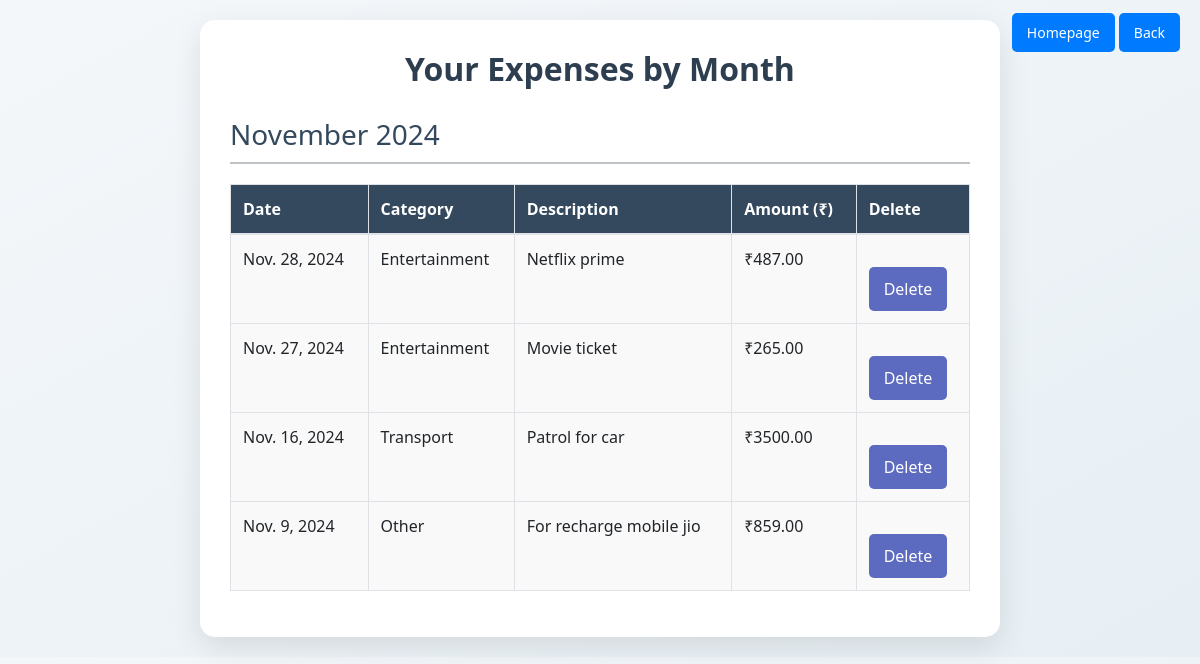
Page /view_expense/ (signed in) on the committed database.
### Expensiveapp/models.py (models this page shows, shortened)
class Expense(models.Model):
    user = models.ForeignKey(users_register, on_delete=models.CASCADE)
    category = models.CharField(max_length=150)
    description = models.TextField(null=True, blank=True)
    amount = models.DecimalField(max_digits=10, decimal_places=2)
    date = models.DateField(default=timezone.now)

### Expensiveapp/views.py (the view)
# urls.py: path('view_expense/',views.viewexpense,name='view_expense'),
def viewexpense(request):
    if 'email' in request.session:
        mail = request.session['email']
        current_user = get_object_or_404(users_register, email_id=mail)
        expenses = Expense.objects.filter(user=current_user).annotate(month=TruncMonth('date')).order_by('-date')
        expenses_by_month = defaultdict(list)
        for expense in expenses:
            month_key = expense.month.strftime('%B %Y')
            expenses_by_month[month_key].append(expense)
        return render(request, 'view_expense.html', {
            'expenses_by_month': dict(expenses_by_month),
        })
    return redirect('add_expense')

### Expensiveapp/templates/view_expense.html (shortened to what this page needs)
<!DOCTYPE html>
<html lang="en">
<head>
    <link href="https://stackpath.bootstrapcdn.com/bootstrap/4.5.2/css/bootstrap.min.css" rel="stylesheet">
</head>
<body>
    <div class="homepage-btn-container">
        <a href="/usershome/" class="homepage-btn">Homepage</a>
        <a href="/view/" class="homepage-btn">Back</a>
    </div>
    <div class="container">
        <h2>Your Expenses by Month</h2>
        {% if expenses_by_month %}
        {% for month, expenses in expenses_by_month.items %}
        <h3>{{ month }}</h3>
        <table class="table table-bordered">
            <thead>
                <tr>
                    <th>Date</th>
                    <th>Category</th>
                    <th>Description</th>
                    <th>Amount (₹)</th>
                    <th>Delete</th>
                </tr>
            </thead>
            <tbody>
                {% for expense in expenses %}
                <tr>
                    <td>{{ expense.date }}</td>
                    <td>{{ expense.category }}</td>
                    <td>{{ expense.description }}</td>
                    <td>₹{{ expense.amount }}</td>
                    <td><a href="/delete_expense/{{expense.id}}"><button class="btn">Delete</button></a></td>
                </tr>
                {% endfor %}
            </tbody>
        </table>
    {% endfor %}
        {% else %}
            <p>No expense entries found for any month.</p>
        {% endif %}
    </div>
</body>
</html>

### Expensiveapp/templates/view_expense.html (style rules this page uses)
body { font-family: 'Segoe UI', sans-serif; background: linear-gradient(to bottom right, #f4f7fa, #e7eff4); padding: 20px; }
.container { background-color: white; padding: 30px; border-radius: 15px; box-shadow: 0 10px 30px rgba(0, 0, 0, 0.1); max-width: 800px; margin: auto; }
h2 { color: #2c3e50; text-align: center; margin-bottom: 30px; font-weight: 600; }
h3 { color: #34495e; margin-top: 25px; border-bottom: 2px solid #bdc3c7; padding-bottom: 10px; }
table { margin-top: 20px; border-collapse: collapse; width: 100%; font-size: 16px; }
th, td { padding: 15px; text-align: left; border-bottom: 1px solid #ddd; }
th { background-color: #34495e; color: white; font-weight: bold; }
td { background-color: #f9f9f9; }
.btn { margin-top: 20px; background-color: #5c6bc0; color: white; border: none; padding: 10px 15px; border-radius: 5px; cursor: pointer; transition: background-color 0.3s ease, transform 0.3s ease; }
.homepage-btn-container { position: absolute; top: 20px; right: 20px; }
.homepage-btn { background-color: #007bff; color: white; padding: 10px 15px; border: none; border-radius: 5px; font-size: 14px; cursor: pointer; text-decoration: none; transition: background-color 0.3s ease; }

### rows in the picture
Expense: month "November 2024", date "Nov. 28, 2024", category "Entertainment", description "Netflix prime", amount "487.00"
Expense: date "Nov. 27, 2024", category "Entertainment", description "Movie ticket", amount "265.00"
Expense: date "Nov. 16, 2024", category "Transport", description "Patrol for car", amount "3500.00"
Expense: date "Nov. 9, 2024", category "Other", description "For recharge mobile jio", amount "859.00"
